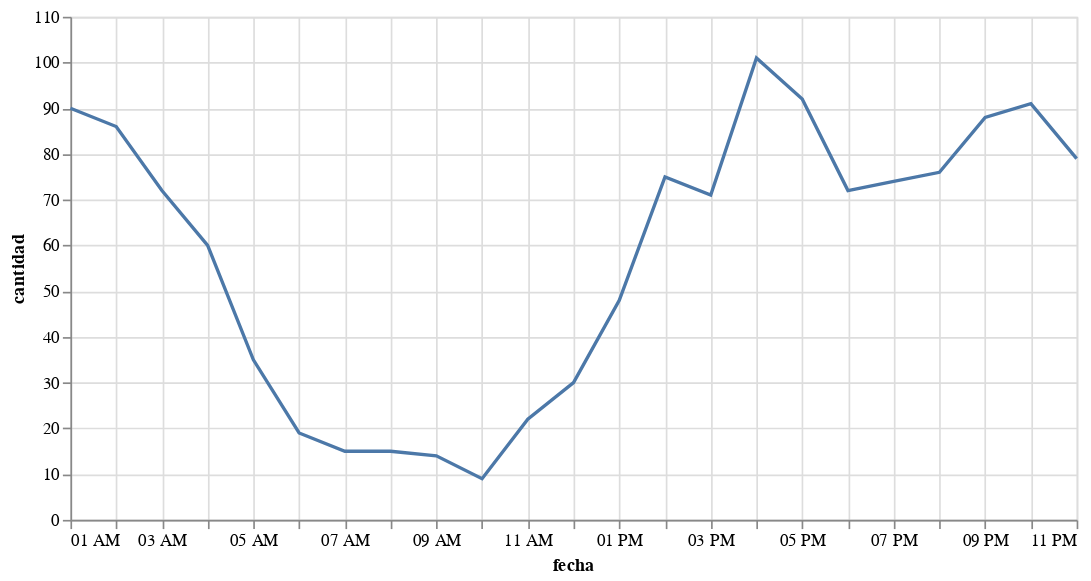

Source (notebook cell):
### Markdown cell above
### linea temporal de todos los tweets del dia 18

### Code cell
dia = df_fecha_tweets[(df_fecha_tweets["fecha"] > "2015-02-18") &
                      (df_fecha_tweets["fecha"] < "2015-02-19") ]
alt.Chart(dia).mark_line().encode(
    x='fecha:T',
    y='cantidad:Q'
).properties(
    width=600,
    height=300
)

### Figure 1 — Vega-Lite specification as saved in the notebook (floating-point values rounded to 4 significant figures)
{"config": {"view": {"continuousWidth": 400, "continuousHeight": 300}}, "data": {"name": "data-695391bd99136b47a1a6aa77f8b4f55a"}, "mark": "line", "encoding": {"x": {"field": "fecha", "type": "temporal"}, "y": {"field": "cantidad", "type": "quantitative"}}, "height": 300, "width": 600, "$schema": "https://vega.github.io/schema/vega-lite/v4.17.0.json", "datasets": {"data-695391bd99136b47a1a6aa77f8b4f55a": [{"fecha": "2015-02-18T01:00:00", "cantidad": 90}, {"fecha": "2015-02-18T02:00:00", "cantidad": 86}, {"fecha": "2015-02-18T03:00:00", "cantidad": 72}, {"fecha": "2015-02-18T04:00:00", "cantidad": 60}, {"fecha": "2015-02-18T05:00:00", "cantidad": 35}, {"fecha": "2015-02-18T06:00:00", "cantidad": 19}, {"fecha": "2015-02-18T07:00:00", "cantidad": 15}, {"fecha": "2015-02-18T08:00:00", "cantidad": 15}, {"fecha": "2015-02-18T09:00:00", "cantidad": 14}, {"fecha": "2015-02-18T10:00:00", "cantidad": 9}, {"fecha": "2015-02-18T11:00:00", "cantidad": 22}, {"fecha": "2015-02-18T12:00:00", "cantidad": 30}, {"fecha": "2015-02-18T13:00:00", "cantidad": 48}, {"fecha": "2015-02-18T14:00:00", "cantidad": 75}, {"fecha": "2015-02-18T15:00:00", "cantidad": 71}, {"fecha": "2015-02-18T16:00:00", "cantidad": 101}, {"fecha": "2015-02-18T17:00:00", "cantidad": 92}, {"fecha": "2015-02-18T18:00:00", "cantidad": 72}, {"fecha": "2015-02-18T19:00:00", "cantidad": 74}, {"fecha": "2015-02-18T20:00:00", "cantidad": 76}, {"fecha": "2015-02-18T21:00:00", "cantidad": 88}, {"fecha": "2015-02-18T22:00:00", "cantidad": 91}, {"fecha": "2015-02-18T23:00:00", "cantidad": 79}]}}
